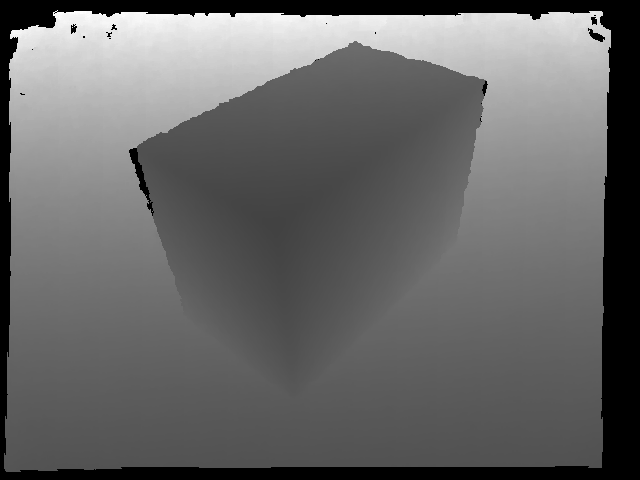
%> input picture Prototyping/depth.png, 640 x 480 px
$ octave img_proc_module.m   (GNU Octave 9; MATLAB toolbox functions it lacks are replaced by stand-ins)
%> lines starting %> are read from the running program, lines starting %| are printed output that depends on the picture
clear all; close all; clc;
% Open Depth image
orig = imread('depth.png');
%> orig is the input picture: size 480x640 uint16; min 0, max 18870, mean 7669.9
% Convert to 0-255
img = double(orig)./145;
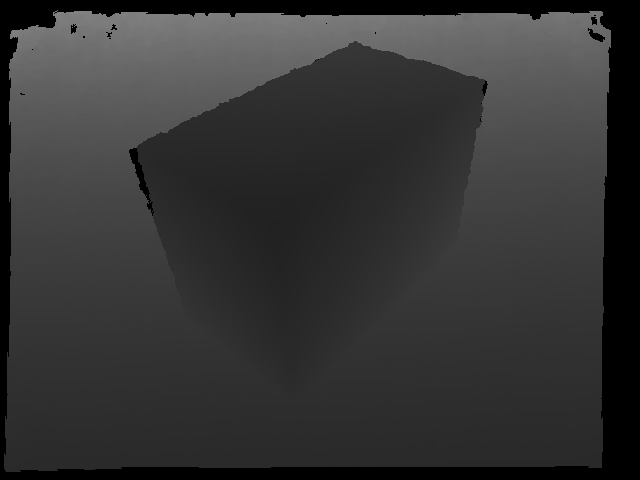
%> img: size 480x640 double; min 0, max 130.1, mean 52.9

% Open RGB image
rgb = imread('rgb.png');
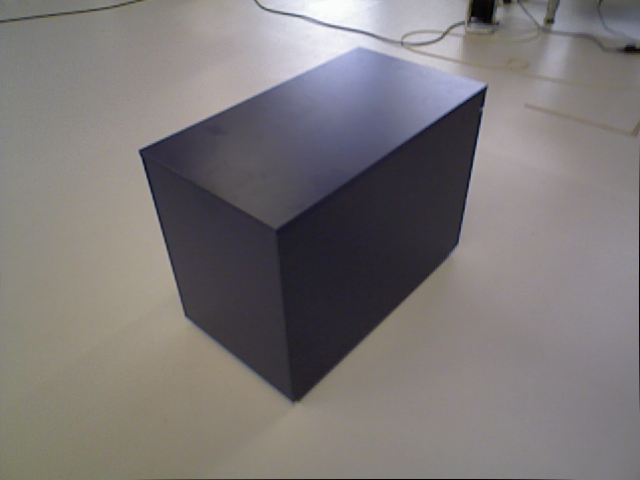
%> input picture Prototyping/rgb.png, 640 x 480 px
%> rgb is the input picture: size 480x640x3 uint8; mean R, G, B 123.8, 119.2, 119.4

% Choose random points that should lie on calibration plane
% X = [x y z]
X = double([
     300 40 img(40,300);
     100 350 img(350,100);
     300 450 img(450,300);
     500 400 img(400,500);
     580 250 img(250,580);
     50 450 img(450,50);
     50 200 img(200,50);
    ]);
%> X = [300 40 112.7; 100 350 51.59; 300 450 42.93; 500 400 45.79; 580 250 59.69; 50 450 43.41; 50 200 70.79]

% Y is all ones
Y = ones(size(X,1),1);
% Normal equation to solve for plane normal vector
B = pinv(X'*X)*(X'*Y);
%> B = [8.79e-05; 0.00144; 0.00874]
% Grid for all pixels to generate plane
[Xg,Yg] = meshgrid(1:640,1:480);
% Genereate plane based off of equation
%  B1*x + B2*y + B3*z = 1
B_plane = double((-B(1)*Xg - B(2)*Yg + 1))./B(3);

% Visualize RGB Image
subplot(2,2,1);
image(rgb);
title('RGB Image');
% Visualize generated plane
subplot(2,2,2);
imagesc(img);
title('Depth Image with Sample Points');
% Draw sample points
for i=1:size(X,1)
    rectangle('Position',[X(i,1)-10,X(i,2)-10,20,20],'EdgeColor',[0 0 0],'LineWidth',2);
    drawnow
end

% Visualize Depth image
subplot(2,2,3);
imagesc(B_plane);
title('Estimated Surface Plane');
% Find depth pixels not within threshold of plane
threshold = 20;
% Generate plane mask
img_plane = (abs(img-B_plane) > threshold & img ~= 0);
% Overlay original depth pixels onto mask
masked_img = img_plane.*img;
% Visualize masked version of detph iamge
subplot(2,2,4);
title('Masked Depth Image');
imagesc(img-B_plane);

% Scale image?
num = 1;
masked_img = round(num.*masked_img./max(max(masked_img)));
%imagesc(masked_img);

% Find first pixels for outside of box
[~,top] = find(masked_img'~=0,1);
%> top = 42
[~,bot] = find(masked_img'~=0,1,'last');
%> bot = 319
[~,left] = find(masked_img~=0,1);
%> left = 138
[~,right] = find(masked_img~=0,1,'last');
%> right = 486

% Draw bounding box
rectangle('Position',[left,top,right-left,bot-top],'EdgeColor','g','LineWidth',2);
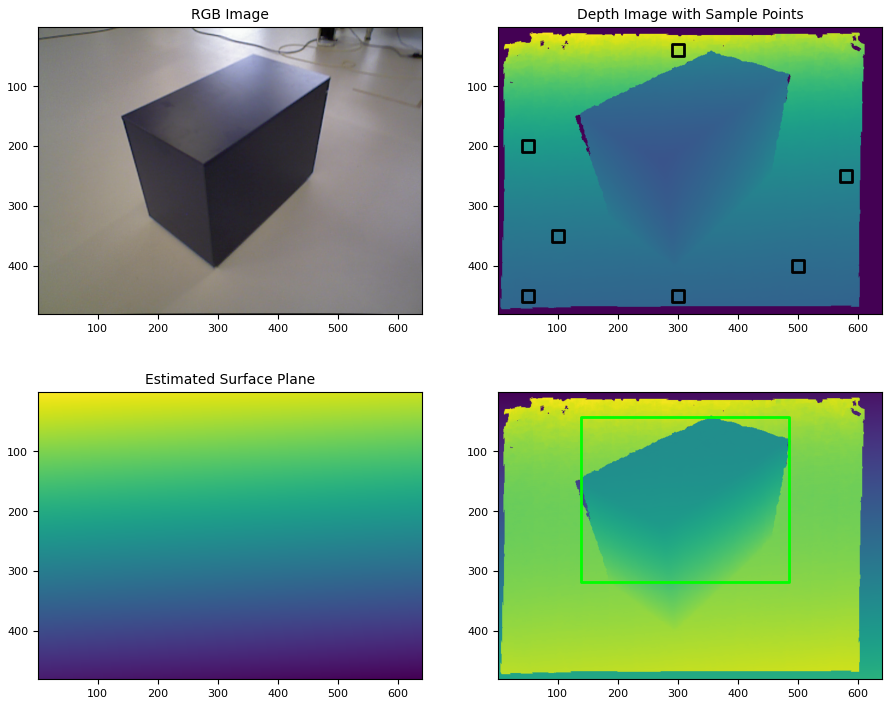
%> figure redrawn from the program's plot data, 4 panels

distance = mean(mean(img(masked_img > 0)))
%> distance = 42.68
x = mean([left right])
%> x = 312
y = mean([top bot])
%> y = 180.5
width = right-left
%> width = 348
height = bot-top
%> height = 277
